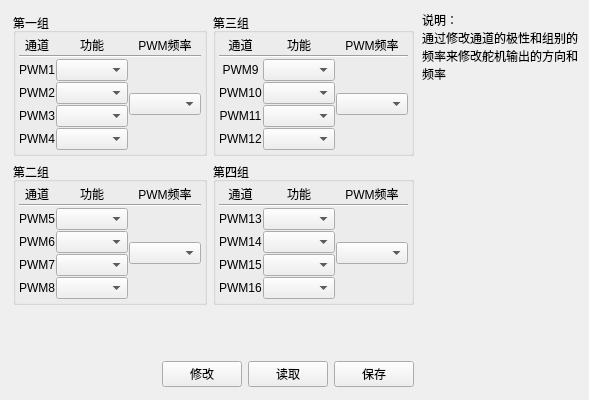
     <widget class="QWidget" name="tab_3">
      <attribute name="title">
       <string>输出设置</string>
      </attribute>
      <layout class="QGridLayout" name="gridLayout_31">
       <item row="0" column="0">
        <layout class="QGridLayout" name="gridLayout_30">
         <item row="0" column="2" rowspan="3">
          <widget class="QLabel" name="Note_label1">
           <property name="text">
            <string>说明：
通过修改通道的极性和组别的
频率来修改舵机输出的方向和
频率</string>
           </property>
           <property name="textFormat">
            <enum>Qt::AutoText</enum>
           </property>
           <property name="alignment">
            <set>Qt::AlignLeading|Qt::AlignLeft|Qt::AlignTop</set>
           </property>
          </widget>
         </item>
         <item row="2" column="0">
          <spacer name="horizontalSpacer">
           <property name="orientation">
            <enum>Qt::Horizontal</enum>
           </property>
           <property name="sizeHint" stdset="0">
            <size>
             <width>40</width>
             <height>20</height>
            </size>
           </property>
          </spacer>
         </item>
         <item row="0" column="0" colspan="2">
          <layout class="QGridLayout" name="gridLayout_28">
           <property name="leftMargin">
            <number>2</number>
           </property>
           <property name="topMargin">
            <number>2</number>
           </property>
           <property name="rightMargin">
            <number>2</number>
           </property>
           <property name="bottomMargin">
            <number>2</number>
           </property>
           <item row="0" column="0">
            <widget class="QGroupBox" name="groupBox">
             <property name="title">
              <string>第一组</string>
             </property>
             <layout class="QGridLayout" name="gridLayout_24">
              <property name="leftMargin">
               <number>1</number>
              </property>
              <property name="topMargin">
               <number>1</number>
              </property>
              <property name="rightMargin">
               <number>1</number>
              </property>
              <property name="bottomMargin">
               <number>1</number>
              </property>
              <property name="spacing">
               <number>1</number>
              </property>
              <item row="0" column="0">
               <layout class="QGridLayout" name="gridLayout">
                <property name="leftMargin">
                 <number>2</number>
                </property>
                <property name="topMargin">
                 <number>2</number>
                </property>
                <property name="rightMargin">
                 <number>2</number>
                </property>
                <property name="bottomMargin">
                 <number>2</number>
                </property>
                <item row="0" column="0">
                 <widget class="QLabel" name="label_102">
                  <property name="text">
                   <string>通道</string>
                  </property>
                  <property name="alignment">
                   <set>Qt::AlignCenter</set>
                  </property>
                 </widget>
                </item>
                <item row="0" column="1">
                 <widget class="QLabel" name="label_103">
                  <property name="text">
                   <string>功能</string>
                  </property>
                  <property name="alignment">
                   <set>Qt::AlignCenter</set>
                  </property>
                 </widget>
                </item>
                <item row="0" column="2">
                 <widget class="QLabel" name="label_108">
                  <property name="text">
                   <string>PWM频率</string>
                  </property>
                  <property name="alignment">
                   <set>Qt::AlignCenter</set>
                  </property>
                 </widget>
                </item>
                <item row="2" column="0">
                 <widget class="QLabel" name="label_86">
                  <property name="text">
                   <string>PWM1</string>
                  </property>
                  <property name="alignment">
                   <set>Qt::AlignCenter</set>
                  </property>
                 </widget>
                </item>
                <item row="2" column="1">
                 <widget class="QComboBox" name="Polar_PWM1"/>
                </item>
                <item row="2" column="2" rowspan="4">
                 <widget class="QComboBox" name="GroupFrequency1"/>
                </item>
                <item row="4" column="1">
                 <widget class="QComboBox" name="Polar_PWM3"/>
                </item>
                <item row="5" column="1">
                 <widget class="QComboBox" name="Polar_PWM4"/>
                </item>
                <item row="3" column="1">
                 <widget class="QComboBox" name="Polar_PWM2"/>
                </item>
                <item row="4" column="0">
                 <widget class="QLabel" name="label_88">
                  <property name="text">
                   <string>PWM3</string>
                  </property>
                  <property name="alignment">
                   <set>Qt::AlignCenter</set>
                  </property>
                 </widget>
                </item>
                <item row="5" column="0">
                 <widget class="QLabel" name="label_89">
                  <property name="text">
                   <string>PWM4</string>
                  </property>
                  <property name="alignment">
                   <set>Qt::AlignCenter</set>
                  </property>
                 </widget>
                </item>
                <item row="3" column="0">
                 <widget class="QLabel" name="label_87">
                  <property name="text">
                   <string>PWM2</string>
                  </property>
                  <property name="alignment">
                   <set>Qt::AlignCenter</set>
                  </property>
                 </widget>
                </item>
                <item row="1" column="0" colspan="3">
                 <widget class="Line" name="line_6">
                  <property name="orientation">
                   <enum>Qt::Horizontal</enum>
                  </property>
                 </widget>
                </item>
               </layout>
              </item>
             </layout>
            </widget>
           </item>
           <item row="0" column="1">
            <widget class="QGroupBox" name="groupBox_10">
             <property name="title">
              <string>第三组</string>
             </property>
             <layout class="QGridLayout" name="gridLayout_26">
              <property name="leftMargin">
               <number>1</number>
              </property>
              <property name="topMargin">
               <number>1</number>
              </property>
              <property name="rightMargin">
               <number>1</number>
              </property>
              <property name="bottomMargin">
               <number>1</number>
              </property>
              <property name="spacing">
               <number>1</number>
              </property>
              <item row="0" column="0">
               <layout class="QGridLayout" name="gridLayout_22">
                <property name="leftMargin">
                 <number>2</number>
                </property>
                <property name="topMargin">
                 <number>2</number>
                </property>
                <property name="rightMargin">
                 <number>2</number>
                </property>
                <property name="bottomMargin">
                 <number>2</number>
                </property>
                <item row="5" column="0">
                 <widget class="QLabel" name="label_97">
                  <property name="text">
                   <string>PWM12</string>
                  </property>
                  <property name="alignment">
                   <set>Qt::AlignCenter</set>
                  </property>
                 </widget>
                </item>
                <item row="3" column="0">
                 <widget class="QLabel" name="label_95">
                  <property name="text">
                   <string>PWM10</string>
                  </property>
                  <property name="alignment">
                   <set>Qt::AlignCenter</set>
                  </property>
                 </widget>
                </item>
                <item row="4" column="0">
                 <widget class="QLabel" name="label_96">
                  <property name="text">
                   <string>PWM11</string>
                  </property>
                  <property name="alignment">
                   <set>Qt::AlignCenter</set>
                  </property>
                 </widget>
                </item>
                <item row="2" column="0">
                 <widget class="QLabel" name="label_94">
                  <property name="text">
                   <string>PWM9</string>
                  </property>
                  <property name="alignment">
                   <set>Qt::AlignCenter</set>
                  </property>
                 </widget>
                </item>
                <item row="0" column="1">
                 <widget class="QLabel" name="label_106">
                  <property name="text">
                   <string>功能</string>
                  </property>
                  <property name="alignment">
                   <set>Qt::AlignCenter</set>
                  </property>
                 </widget>
                </item>
                <item row="0" column="0">
                 <widget class="QLabel" name="label_107">
                  <property name="text">
                   <string>通道</string>
                  </property>
                  <property name="alignment">
                   <set>Qt::AlignCenter</set>
                  </property>
                 </widget>
                </item>
                <item row="5" column="1">
                 <widget class="QComboBox" name="Polar_PWM12"/>
                </item>
                <item row="4" column="1">
                 <widget class="QComboBox" name="Polar_PWM11"/>
                </item>
                <item row="3" column="1">
                 <widget class="QComboBox" name="Polar_PWM10"/>
                </item>
                <item row="2" column="2" rowspan="4">
                 <widget class="QComboBox" name="GroupFrequency3"/>
                </item>
                <item row="2" column="1">
                 <widget class="QComboBox" name="Polar_PWM9"/>
                </item>
                <item row="0" column="2">
                 <widget class="QLabel" name="label_110">
                  <property name="text">
                   <string>PWM频率</string>
                  </property>
                  <property name="alignment">
                   <set>Qt::AlignCenter</set>
                  </property>
                 </widget>
                </item>
                <item row="1" column="0" colspan="3">
                 <widget class="Line" name="line_8">
                  <property name="orientation">
                   <enum>Qt::Horizontal</enum>
                  </property>
                 </widget>
                </item>
               </layout>
              </item>
             </layout>
            </widget>
           </item>
           <item row="1" column="0">
            <widget class="QGroupBox" name="groupBox_2">
             <property name="title">
              <string>第二组</string>
             </property>
             <layout class="QGridLayout" name="gridLayout_25" rowstretch="0">
              <property name="leftMargin">
               <number>1</number>
              </property>
              <property name="topMargin">
               <number>1</number>
              </property>
              <property name="rightMargin">
               <number>1</number>
              </property>
              <property name="bottomMargin">
               <number>1</number>
              </property>
              <property name="spacing">
               <number>1</number>
              </property>
              <item row="0" column="0">
               <layout class="QGridLayout" name="gridLayout_19">
                <property name="leftMargin">
                 <number>2</number>
                </property>
                <property name="topMargin">
                 <number>2</number>
                </property>
                <property name="rightMargin">
                 <number>2</number>
                </property>
                <property name="bottomMargin">
                 <number>2</number>
                </property>
                <item row="1" column="0" colspan="3">
                 <widget class="Line" name="line_7">
                  <property name="orientation">
                   <enum>Qt::Horizontal</enum>
                  </property>
                 </widget>
                </item>
                <item row="0" column="0">
                 <widget class="QLabel" name="label_112">
                  <property name="text">
                   <string>通道</string>
                  </property>
                  <property name="alignment">
                   <set>Qt::AlignCenter</set>
                  </property>
                 </widget>
                </item>
                <item row="0" column="1">
                 <widget class="QLabel" name="label_113">
                  <property name="text">
                   <string>功能</string>
                  </property>
                  <property name="alignment">
                   <set>Qt::AlignCenter</set>
                  </property>
                 </widget>
                </item>
                <item row="0" column="2">
                 <widget class="QLabel" name="label_109">
                  <property name="text">
                   <string>PWM频率</string>
                  </property>
                  <property name="alignment">
                   <set>Qt::AlignCenter</set>
                  </property>
                 </widget>
                </item>
                <item row="2" column="2" rowspan="4">
                 <widget class="QComboBox" name="GroupFrequency2"/>
                </item>
                <item row="2" column="0">
                 <widget class="QLabel" name="label_90">
                  <property name="text">
                   <string>PWM5</string>
                  </property>
                  <property name="alignment">
                   <set>Qt::AlignCenter</set>
                  </property>
                 </widget>
                </item>
                <item row="2" column="1">
                 <widget class="QComboBox" name="Polar_PWM5"/>
                </item>
                <item row="3" column="0">
                 <widget class="QLabel" name="label_91">
                  <property name="text">
                   <string>PWM6</string>
                  </property>
                  <property name="alignment">
                   <set>Qt::AlignCenter</set>
                  </property>
                 </widget>
                </item>
                <item row="3" column="1">
                 <widget class="QComboBox" name="Polar_PWM6"/>
                </item>
                <item row="4" column="0">
                 <widget class="QLabel" name="label_92">
                  <property name="text">
                   <string>PWM7</string>
                  </property>
                  <property name="alignment">
                   <set>Qt::AlignCenter</set>
                  </property>
                 </widget>
                </item>
                <item row="5" column="1">
                 <widget class="QComboBox" name="Polar_PWM8"/>
                </item>
                <item row="5" column="0">
                 <widget class="QLabel" name="label_93">
                  <property name="text">
                   <string>PWM8</string>
                  </property>
                  <property name="alignment">
                   <set>Qt::AlignCenter</set>
                  </property>
                 </widget>
                </item>
                <item row="4" column="1">
                 <widget class="QComboBox" name="Polar_PWM7"/>
                </item>
               </layout>
              </item>
             </layout>
            </widget>
           </item>
           <item row="1" column="1">
            <widget class="QGroupBox" name="groupBox_15">
             <property name="title">
              <string>第四组</string>
             </property>
             <layout class="QGridLayout" name="gridLayout_27">
              <property name="leftMargin">
               <number>1</number>
              </property>
              <property name="topMargin">
               <number>1</number>
              </property>
              <property name="rightMargin">
               <number>1</number>
              </property>
              <property name="bottomMargin">
               <number>1</number>
              </property>
              <property name="spacing">
               <number>1</number>
              </property>
              <item row="0" column="0">
               <layout class="QGridLayout" name="gridLayout_2">
                <property name="leftMargin">
                 <number>2</number>
                </property>
                <property name="topMargin">
                 <number>2</number>
                </property>
                <property name="rightMargin">
                 <number>2</number>
                </property>
                <property name="bottomMargin">
                 <number>2</number>
                </property>
                <item row="5" column="2">
                 <widget class="QComboBox" name="Polar_PWM16"/>
                </item>
                <item row="2" column="2">
                 <widget class="QComboBox" name="Polar_PWM13"/>
                </item>
                <item row="3" column="2">
                 <widget class="QComboBox" name="Polar_PWM14"/>
                </item>
                <item row="4" column="2">
                 <widget class="QComboBox" name="Polar_PWM15"/>
                </item>
                <item row="0" column="2">
                 <widget class="QLabel" name="label_105">
                  <property name="text">
                   <string>功能</string>
                  </property>
                  <property name="alignment">
                   <set>Qt::AlignCenter</set>
                  </property>
                 </widget>
                </item>
                <item row="2" column="3" rowspan="4">
                 <widget class="QComboBox" name="GroupFrequency4"/>
                </item>
                <item row="0" column="3">
                 <widget class="QLabel" name="label_111">
                  <property name="text">
                   <string>PWM频率</string>
                  </property>
                  <property name="alignment">
                   <set>Qt::AlignCenter</set>
                  </property>
                 </widget>
                </item>
                <item row="4" column="0" colspan="2">
                 <widget class="QLabel" name="label_100">
                  <property name="text">
                   <string>PWM15</string>
                  </property>
                  <property name="alignment">
                   <set>Qt::AlignCenter</set>
                  </property>
                 </widget>
                </item>
                <item row="5" column="0" colspan="2">
                 <widget class="QLabel" name="label_101">
                  <property name="text">
                   <string>PWM16</string>
                  </property>
                  <property name="alignment">
                   <set>Qt::AlignCenter</set>
                  </property>
                 </widget>
                </item>
                <item row="3" column="0" colspan="2">
                 <widget class="QLabel" name="label_99">
                  <property name="text">
                   <string>PWM14</string>
                  </property>
                  <property name="alignment">
                   <set>Qt::AlignCenter</set>
                  </property>
                 </widget>
                </item>
                <item row="2" column="0" colspan="2">
                 <widget class="QLabel" name="label_98">
                  <property name="text">
                   <string>PWM13</string>
                  </property>
                  <property name="alignment">
                   <set>Qt::AlignCenter</set>
                  </property>
                 </widget>
                </item>
                <item row="0" column="0" colspan="2">
                 <widget class="QLabel" name="label_104">
                  <property name="text">
                   <string>通道</string>
                  </property>
                  <property name="alignment">
                   <set>Qt::AlignCenter</set>
                  </property>
                 </widget>
                </item>
                <item row="1" column="0" colspan="4">
                 <widget class="Line" name="line_9">
                  <property name="orientation">
                   <enum>Qt::Horizontal</enum>
                  </property>
                 </widget>
                </item>
               </layout>
              </item>
             </layout>
            </widget>
           </item>
          </layout>
         </item>
         <item row="2" column="1">
          <layout class="QGridLayout" name="gridLayout_29">
           <property name="leftMargin">
            <number>2</number>
           </property>
           <property name="topMargin">
            <number>2</number>
           </property>
           <property name="rightMargin">
            <number>2</number>
           </property>
           <property name="bottomMargin">
            <number>2</number>
           </property>
           <item row="0" column="0">
            <widget class="QPushButton" name="Polar_ChangeButton">
             <property name="text">
              <string>修改</string>
             </property>
            </widget>
           </item>
           <item row="0" column="1">
            <widget class="QPushButton" name="Polar_ReadButton">
             <property name="text">
              <string>读取</string>
             </property>
            </widget>
           </item>
           <item row="0" column="2">
            <widget class="QPushButton" name="Polar_SaveButton">
             <property name="text">
              <string>保存</string>
             </property>
            </widget>
           </item>
          </layout>
         </item>
         <item row="1" column="1">
          <spacer name="verticalSpacer_6">
           <property name="orientation">
            <enum>Qt::Vertical</enum>
           </property>
           <property name="sizeHint" stdset="0">
            <size>
             <width>20</width>
             <height>40</height>
            </size>
           </property>
          </spacer>
         </item>
        </layout>
       </item>
      </layout>
     </widget>
